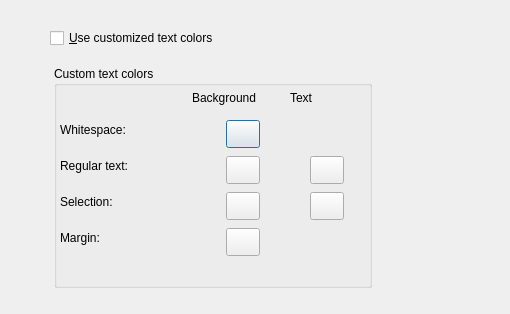
<?xml version="1.0" encoding="UTF-8"?><ui version="4.0"><class>QPropTextColors</class>
<widget class="QDialog" name="QPropTextColors">
<property name="geometry">
<rect><x>0</x><y>0</y>
<width>510</width><height>314</height></rect></property>
<property name="windowTitle"><string>Text Colors</string></property>
<widget class="QGroupBox" name="IDC_CUSTOM_COLORS_GROUP">
<property name="geometry">
<rect><x>54</x><y>66</y><width>318</width><height>222</height></rect></property>
<property name="title"><string>Custom text colors</string></property>
<widget class="QLabel" name="IDC_WHITESPACE_COLOR_LABEL">
<property name="geometry">
<rect><x>6</x><y>54</y><width>92</width><height>20</height></rect></property>
<property name="text"><string>Whitespace:</string></property>
<property name="inputMethodHints"><set>Qt::ImhMultiLine</set></property><property name="wordWrap"><bool>true</bool></property></widget>
<widget class="QLabel" name="IDC_TEXT_COLOR_LABEL">
<property name="geometry">
<rect><x>6</x><y>90</y><width>122</width><height>20</height></rect></property>
<property name="text"><string>Regular text:</string></property>
<property name="inputMethodHints"><set>Qt::ImhMultiLine</set></property><property name="wordWrap"><bool>true</bool></property></widget>
<widget class="QLabel" name="IDC_SELECTION_COLOR_LABEL">
<property name="geometry">
<rect><x>6</x><y>126</y><width>122</width><height>20</height></rect></property>
<property name="text"><string>Selection:</string></property>
<property name="inputMethodHints"><set>Qt::ImhMultiLine</set></property><property name="wordWrap"><bool>true</bool></property></widget>
<widget class="QLabel" name="IDC_BACKGROUND_COLUMN_LABEL">
<property name="geometry">
<rect><x>138</x><y>22</y><width>100</width><height>20</height></rect></property>
<property name="text"><string>Background</string></property>
<property name="inputMethodHints"><set>Qt::ImhMultiLine</set></property><property name="wordWrap"><bool>true</bool></property></widget>
<widget class="QLabel" name="IDC_TEXT_COLUMN_LABEL">
<property name="geometry">
<rect><x>236</x><y>22</y><width>58</width><height>20</height></rect></property>
<property name="text"><string>Text</string></property>
<property name="inputMethodHints"><set>Qt::ImhMultiLine</set></property><property name="wordWrap"><bool>true</bool></property></widget>
<widget class="QPushButton" name="IDC_WHITESPACE_BKGD_COLOR">
<property name="geometry">
<rect><x>172</x><y>54</y><width>34</width><height>28</height></rect></property>
</widget>
<widget class="QPushButton" name="IDC_REGULAR_BKGD_COLOR">
<property name="geometry">
<rect><x>172</x><y>90</y><width>34</width><height>28</height></rect></property>
</widget>
<widget class="QPushButton" name="IDC_SELECTION_BKGD_COLOR">
<property name="geometry">
<rect><x>172</x><y>126</y><width>34</width><height>28</height></rect></property>
</widget>
<widget class="QPushButton" name="IDC_SELECTION_TEXT_COLOR">
<property name="geometry">
<rect><x>256</x><y>126</y><width>34</width><height>28</height></rect></property>
</widget>
<widget class="QPushButton" name="IDC_REGULAR_TEXT_COLOR">
<property name="geometry">
<rect><x>256</x><y>90</y><width>34</width><height>28</height></rect></property>
</widget>
<widget class="QLabel" name="IDC_MARGIN_COLOR_LABEL">
<property name="geometry">
<rect><x>6</x><y>162</y><width>122</width><height>20</height></rect></property>
<property name="text"><string>Margin:</string></property>
<property name="inputMethodHints"><set>Qt::ImhMultiLine</set></property><property name="wordWrap"><bool>true</bool></property></widget>
<widget class="QPushButton" name="IDC_MARGIN_BKGD_COLOR">
<property name="geometry">
<rect><x>172</x><y>162</y><width>34</width><height>28</height></rect></property>
</widget>
</widget>
<widget class="QCheckBox" name="IDC_DEFAULT_STANDARD_COLORS">
<property name="geometry">
<rect><x>50</x><y>28</y><width>322</width><height>20</height></rect></property>
<property name="text"><string>&amp;Use customized text colors</string></property>
</widget>
</widget><resources/><connections/></ui>
